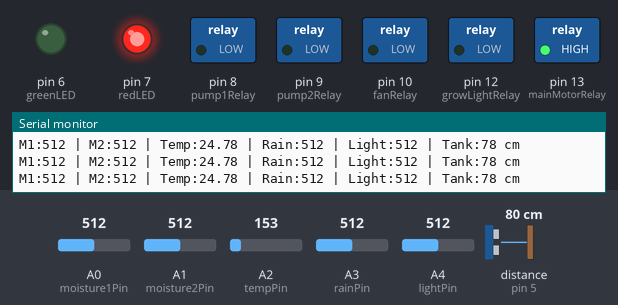
The sketch below on a simulated Arduino Uno, built with avr-gcc and run on an emulated ATmega328P. Parts: switched loads named in the sketch (green lamp = pin HIGH), output pins drawn as LEDs (lit = HIGH), the last lines printed to the serial monitor. Wiring (inferred from the names in the program): ultrasonic range finder: trigger pin 4; echo pin 5. Inputs (shaded band) come from the test bench; at power-on: distance to the obstacle (sensor on pin 5) 80 cm, A2 (tempPin) = 153, A0 (moisture1Pin) = 512, A1 (moisture2Pin) = 512, A3 (rainPin) = 512, A4 (lightPin) = 512. The echo pulse lasts 58.3 µs per cm; pins used as bus, display or sensor lines are not drawn.

Above: at 1.3 s.
1.4 s: distance to the obstacle (sensor on pin 5) set to 8 cm
2.9 s: distance to the obstacle (sensor on pin 5) set to 5 cm
At 4.3 s:
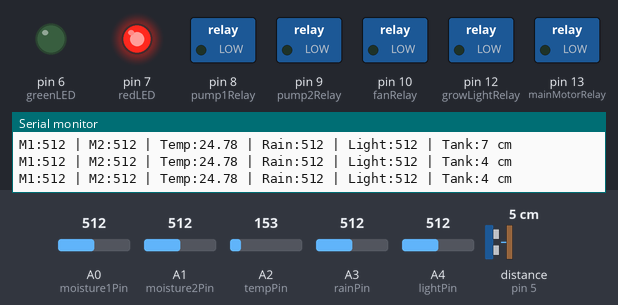
4.7 s: A2 (tempPin) set to 173
At 5.8 s:
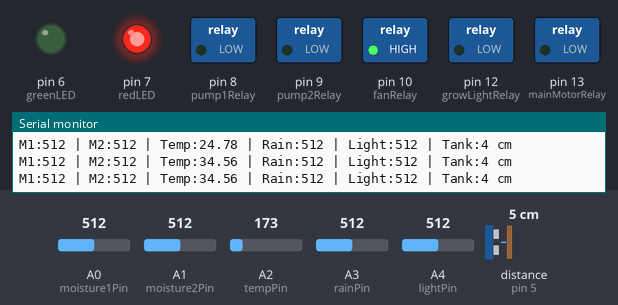
6.3 s: A0 (moisture1Pin) set to 410
7.8 s: A0 (moisture1Pin) set to 383
At 9.0 s:
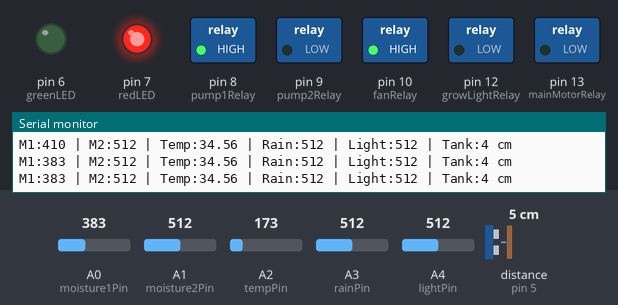
9.6 s: A1 (moisture2Pin) set to 390
At 10.6 s:
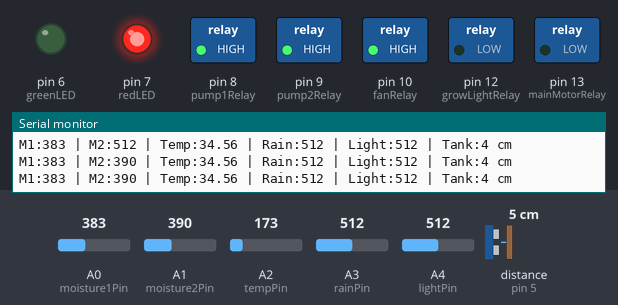
Timing chart, 0 to 12.2 s (numbered marks = the images above; inputs shaded):
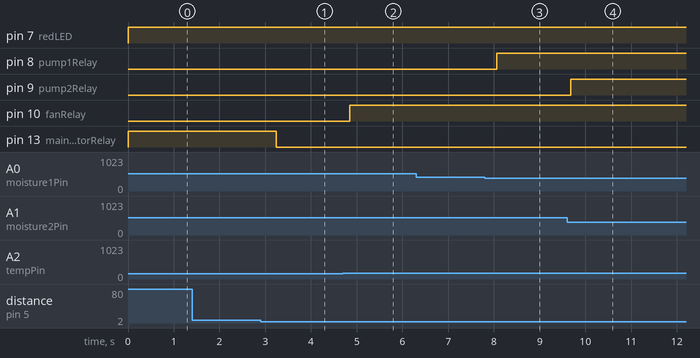

Measured:
- the behaviour switches between 7 and 6 cm on distance to the obstacle (sensor on pin 5) (found by bisection; images 0 and 1)
- the behaviour switches between 163 and 164 on A2 (tempPin) (found by bisection; images 1 and 2)
- the behaviour switches between 400 and 399 on A0 (moisture1Pin) (found by bisection; images 2 and 3)
- after the input at 2.9 s, pin 13 (mainMotorRelay): HIGH → LOW after 0.34 s
- after the input at 4.7 s, pin 10 (fanRelay): LOW → HIGH after 0.15 s
- after the input at 7.8 s, pin 8 (pump1Relay): LOW → HIGH after 0.27 s
- after the input at 9.6 s, pin 9 (pump2Relay): LOW → HIGH after 0.08 s

The sketch:

Arduino1_Greenhouse_Controller.ino
```cpp
#include <SoftwareSerial.h>

// Arduino 1 -> Arduino 2
// D2 = TX
SoftwareSerial displaySerial(3, 2);

// =========================
// SENSOR PINS
// =========================
const int moisture1Pin = A0;
const int moisture2Pin = A1;
const int tempPin      = A2;
const int rainPin      = A3;
const int lightPin     = A4;

// =========================
// ULTRASONIC
// =========================
const int trigPin = 4;
const int echoPin = 5;

// =========================
// OUTPUT PINS
// =========================
const int greenLED = 6;
const int redLED   = 7;

const int pump1Relay = 8;
const int pump2Relay = 9;
const int fanRelay   = 10;

const int growLightRelay = 12;
const int mainMotorRelay = 13;

// =========================
// THRESHOLDS
// =========================
const int moistureLimit = 400;
const int tempLimit = 30;
const int rainLimit = 600;
const int lightLimit = 400;

// Tank levels
const int tankFullDistance = 5;
const int tankLowDistance  = 18;

bool fillingTank = false;

// =========================
// SETUP
// =========================
void setup() {

  Serial.begin(9600);
  displaySerial.begin(9600);

  pinMode(trigPin, OUTPUT);
  pinMode(echoPin, INPUT);

  pinMode(greenLED, OUTPUT);
  pinMode(redLED, OUTPUT);

  pinMode(pump1Relay, OUTPUT);
  pinMode(pump2Relay, OUTPUT);
  pinMode(fanRelay, OUTPUT);

  pinMode(growLightRelay, OUTPUT);
  pinMode(mainMotorRelay, OUTPUT);

  // Start everything OFF
  digitalWrite(pump1Relay, LOW);
  digitalWrite(pump2Relay, LOW);
  digitalWrite(fanRelay, LOW);
  digitalWrite(growLightRelay, LOW);
  digitalWrite(mainMotorRelay, LOW);

  Serial.println("MAIN GREENHOUSE SYSTEM READY");
}

// =========================
// ULTRASONIC FUNCTION
// =========================
long getDistance() {

  digitalWrite(trigPin, LOW);
  delayMicroseconds(2);

  digitalWrite(trigPin, HIGH);
  delayMicroseconds(10);
  digitalWrite(trigPin, LOW);

  long duration = pulseIn(echoPin, HIGH);

  long distance = duration * 0.034 / 2;

  return distance;
}

// =========================
// TMP36 TEMPERATURE
// =========================
float getTemperature() {

  int rawValue = analogRead(tempPin);

  float voltage = rawValue * (5.0 / 1023.0);

  float temperature = (voltage - 0.5) * 100.0;

  return temperature;
}

// =========================
// MAIN LOOP
// =========================
void loop() {

  // -------------------------
  // READ SENSORS
  // -------------------------
  int moisture1 = analogRead(moisture1Pin);
  int moisture2 = analogRead(moisture2Pin);

  float temperature = getTemperature();

  int rainValue = analogRead(rainPin);

  int lightValue = analogRead(lightPin);

  long distance = getDistance();


  // =========================
  // MOISTURE / PUMP 1
  // =========================

  bool pump1 = false;
  bool pump2 = false;

  if (moisture1 < moistureLimit) {
    digitalWrite(pump1Relay, HIGH);
    pump1 = true;
  }
  else {
    digitalWrite(pump1Relay, LOW);
    pump1 = false;
  }


  // =========================
  // MOISTURE / PUMP 2
  // =========================

  if (moisture2 < moistureLimit) {
    digitalWrite(pump2Relay, HIGH);
    pump2 = true;
  }
  else {
    digitalWrite(pump2Relay, LOW);
    pump2 = false;
  }


  // =========================
  // TEMPERATURE / FAN
  // =========================

  bool fan = false;

  if (temperature > tempLimit) {

    digitalWrite(fanRelay, HIGH);
    fan = true;

  }
  else {

    digitalWrite(fanRelay, LOW);
    fan = false;
  }


  // =========================
  // LIGHT
  // =========================

  bool lowLight = false;

  if (lightValue < lightLimit) {

    digitalWrite(greenLED, HIGH);
    digitalWrite(redLED, LOW);

    digitalWrite(growLightRelay, HIGH);

    lowLight = true;

  }
  else {

    digitalWrite(greenLED, LOW);
    digitalWrite(redLED, HIGH);

    digitalWrite(growLightRelay, LOW);

    lowLight = false;
  }


  // =========================
  // WATER TANK
  // =========================

  if (distance >= tankLowDistance) {

    fillingTank = true;

  }

  if (distance <= tankFullDistance) {

    fillingTank = false;
  }


  if (fillingTank) {

    digitalWrite(mainMotorRelay, HIGH);

  }
  else {

    digitalWrite(mainMotorRelay, LOW);
  }


  // =========================
  // SEND DATA TO ARDUINO 2
  // =========================
  //
  // m1,m2,temp,rain,lowLight,
  // distance,fillingTank,pump1,
  // pump2,fan
  //
  // Arduino 2 will also use
  // rain value for roof control.
  // =========================

  displaySerial.print(moisture1);
  displaySerial.print(",");

  displaySerial.print(moisture2);
  displaySerial.print(",");

  displaySerial.print(temperature);
  displaySerial.print(",");

  displaySerial.print(rainValue);
  displaySerial.print(",");

  displaySerial.print(lowLight);
  displaySerial.print(",");

  displaySerial.print(distance);
  displaySerial.print(",");

  displaySerial.print(fillingTank);
  displaySerial.print(",");

  displaySerial.print(pump1);
  displaySerial.print(",");

  displaySerial.print(pump2);
  displaySerial.print(",");

  displaySerial.println(fan);


  // =========================
  // SERIAL MONITOR
  // =========================

  Serial.print("M1:");
  Serial.print(moisture1);

  Serial.print(" | M2:");
  Serial.print(moisture2);

  Serial.print(" | Temp:");
  Serial.print(temperature);

  Serial.print(" | Rain:");
  Serial.print(rainValue);

  Serial.print(" | Light:");
  Serial.print(lightValue);

  Serial.print(" | Tank:");
  Serial.print(distance);

  Serial.println(" cm");


  delay(500);
}
```
